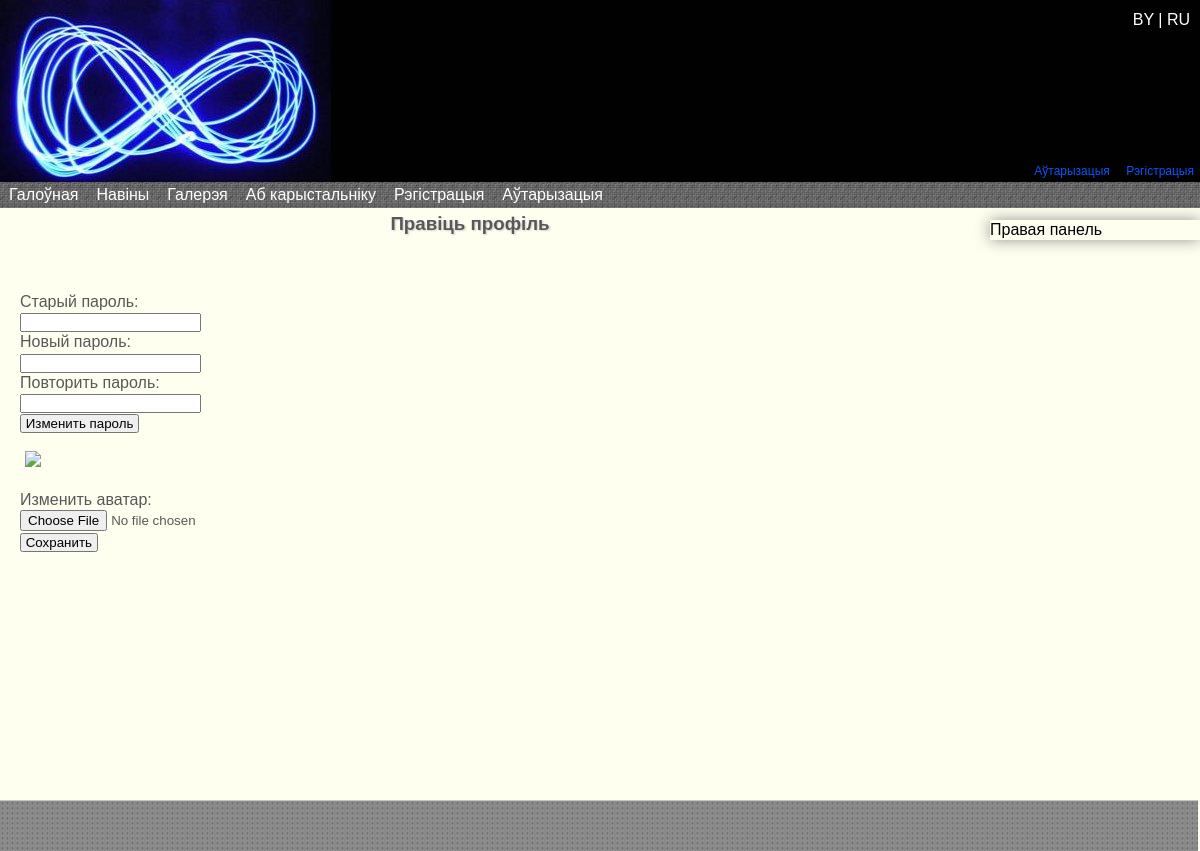
/Redaktirovanie_profilya.php, run on an earlier commit of the app's database.
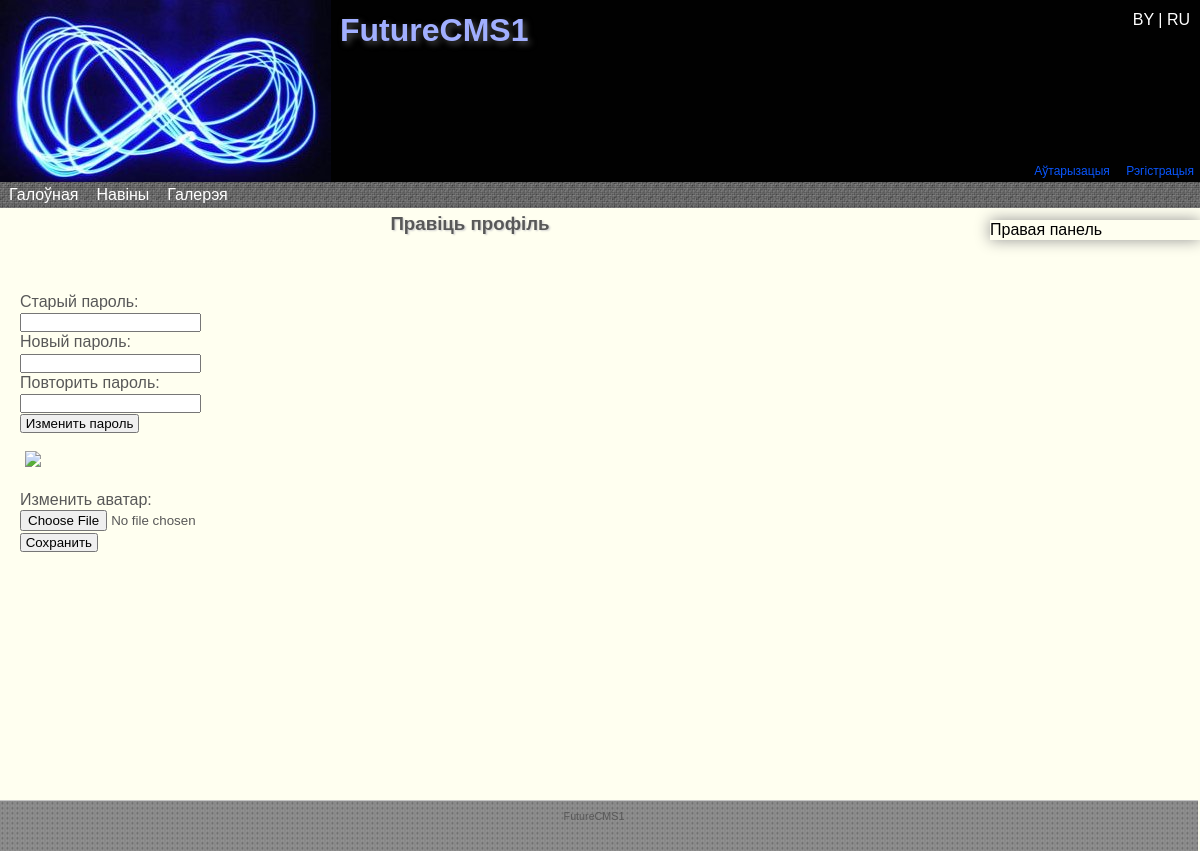
And on a later commit of the database.
### tables this page shows
CREATE TABLE IF NOT EXISTS `menu` (
  `id` int(11) NOT NULL AUTO_INCREMENT,
  `num` int(11) NOT NULL,
  `lang1` varchar(50) NOT NULL,
  `lang2` varchar(50) NOT NULL,
  `link` text NOT NULL,
  `published` int(11) NOT NULL DEFAULT '0',
  `in` int(2) NOT NULL DEFAULT '0',
  PRIMARY KEY (`id`)
);

CREATE TABLE IF NOT EXISTS `page` (
  `id` int(11) NOT NULL AUTO_INCREMENT,
  `lang1` varchar(150) NOT NULL,
  `lang2` varchar(150) NOT NULL,
  `link` varchar(200) NOT NULL,
  `text_lang1` longtext NOT NULL,
  `text_lang2` longtext NOT NULL,
  `in_menu` int(11) NOT NULL DEFAULT '0',
  PRIMARY KEY (`id`)
);

### core/config.php (called while the page is built, shortened)
<?php
include 'classes/base.class.php';
$db = new DataBase('localhost','root','root');
$db->SelectDataBase('future_cms');
$sql="SELECT `id`,`siteName`,`siteHeader`,`siteFooter`,`metaTitle`,`metaKeywords`,`metaDescription`,`metaCharset` FROM `settings`";
$res=$db->query($sql);
while ($row = mysql_fetch_array($res)){
	$site['lang'.$row['id']]=array(
			'name'=>$row['siteName'],
			'header'=>$row['siteHeader'],
			'footer'=>$row['siteFooter']
		);
}
$site['version']='12.13.5';
?>

### core/classes/base.class.php (the view, shortened to what the changed rows need)
<?php
class DataBase{
    private $host= '';
    private $user= '';
    private $pass= '';
    private $connection;
    public function __construct($host="",$user="",$pass=""){
        $this->host = $host;
        $this->user = $user;
        $this->pass = $pass;
    }
    public function connect(){
		$this->connection = mysql_connect($this->host,$this->user,$this->pass) or die("could not connect to DB");
        return $this->connection;
    }
	public static function query($sql){
		$res=mysql_query($sql) or die(mysql_error());
		return $res;
    }
    public function MenuRead($lang,$dir=''){
		if($this->connection){
			$sql="SELECT `id`,`num`,`link`,`".$lang."`,`in` FROM `menu` WHERE `published`='1' ORDER BY `num`;";
            $result = self::query($sql);
			while ($row = mysql_fetch_array($result, MYSQL_BOTH)){
				$menu[$row['num']]=array(
						'id'=>$row['id'],
						'in'=>$row['in'],
						'name'=>$row[$lang],
						'link'=>$row['link']
						);
			}
			foreach($menu as $val){
					if ($val['in']==0){
						echo '<li><a href="'.$val['link'].'">'.$val['name'].'</a>';
						echo '<ul>';
						echo '</ul></li>';
					}
				}
        }
    }
}
?>

### Redaktirovanie_profilya.php (shortened to what the changed rows need)
<?php session_start();
include "core/config.php";
if ($_SESSION['lang']=='lang2'){ $lang='lang2'; }
else { $lang='lang1'; }
$header=$site[$lang]['header'];
$footer=$site[$lang]['footer'];
$word=$db->WordsTranslate($lang);
?>
<!DOCTYPE html PUBLIC "-//W3C//DTD XHTML 1.0 Strict//EN" "http://www.w3.org/TR/xhtml1/DTD/xhtml1-strict.dtd">
<html xmlns="http://www.w3.org/1999/xhtml">
<head>
    <link rel="stylesheet" href="design/style_main.css" type="text/css" media="screen, projection" />
	<link rel="stylesheet" href="design/droppy.css" type="text/css" media="screen, projection" />
    <link rel="stylesheet" href="design/form_err.css" type="text/css" media="screen, projection" />
</head>
<body>
    <div id="wrapper">
        <div id="header" align="left" class="head_grad">
            <div id="symbol">
                <a href="index.php"><img src="design/symbol.png" class="iePNG"></a>
            </div>
			<div id="lang">
				<a href="core/lang1.php"> BY </a>|<a href="core/lang2.php"> RU </a>
			</div>
            <br /><h1><?php echo $header;?></h1><br />
            <div id="user">
                <?php
                    if ($_SESSION['login']==NULL){
                        echo '<a href="/Avtorizatsiya.php" id="ln">'.$word[1].'</a>
                        <a href="/Registratsiya.php">'.$word[2].'</a>';
                    }
                    else{
                        echo '<a href="core/logout.php"> '.$word[4].' ['.$_SESSION['login'].']</a>';
                    }
                ?>
            </div>
        </div>
        <div id="middle">
            <div id="menu"class="menu_grad">
                <ul id="nav">
                    <?php $db->MenuRead($lang);?>
                </ul>
            </div>
            <div id="container">
                <div id="content">
                    <?php echo "<h3>".$name."</h3>";
                    $db->TextRead("Redaktirovanie_profilya.php",$lang);?>
                </div>
            </div>
            <?php include 'core/sideRight.php';?>
            </div>
            </div>
            <div id="footer" align="center">
            <?php
                echo $footer;
            ?>
        </div>
    </body>
</html>

### core/sideRight.php
<?php
$sql="SELECT `text_".$lang."` FROM `page` WHERE `link`='RightSideBar'";
$result = $db->query($sql);
while ($row = mysql_fetch_array($result)){
	echo $row[0];
}
?>

What changed in the data, as far as the page shows it:
no longer on this page (row edited): menu: lang1 "Аб карыстальніку"
no longer on this page (row edited): menu: lang1 "Рэгістрацыя"
no longer on this page (row edited): menu: lang1 "Аўтарызацыя"
Also different on the page:
$header: (not shown) → "FutureCMS1"
$footer: (not shown) → "FutureCMS1"
